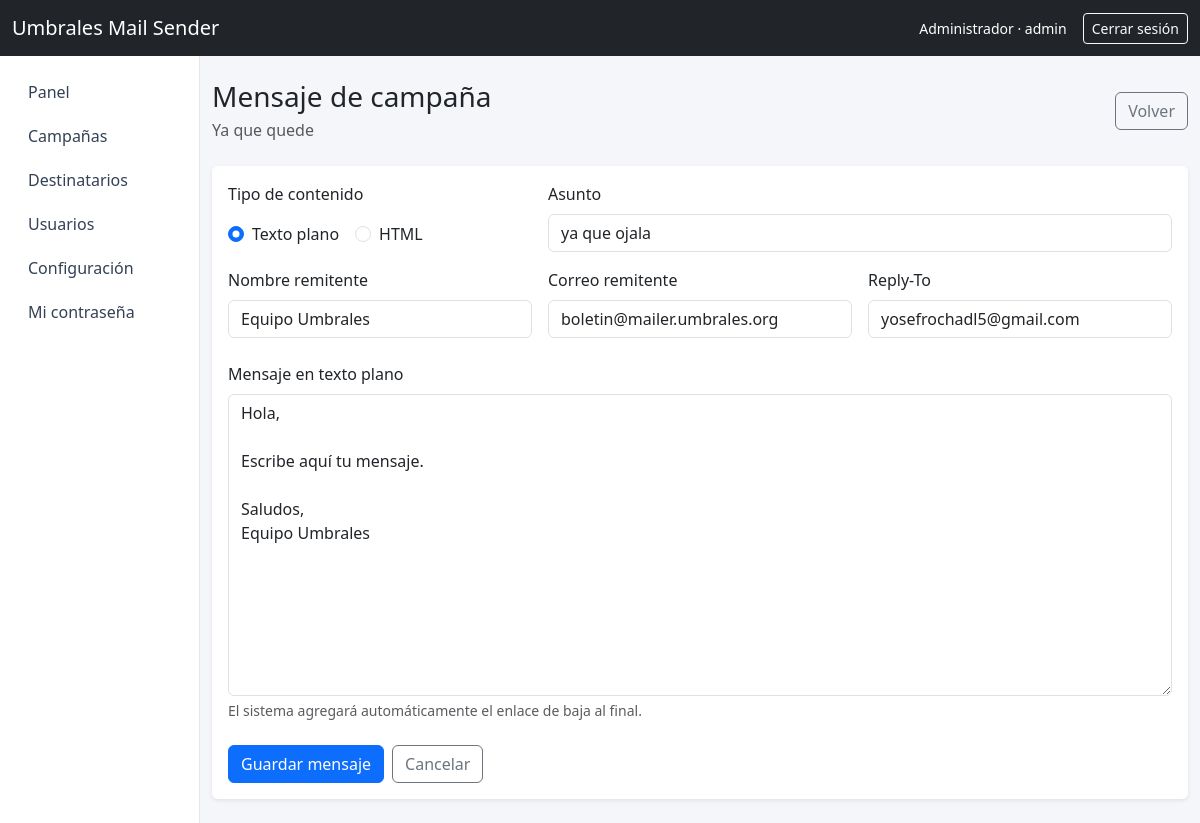
/campaigns/12/message (signed in), run on the app's committed database.
### tables this page shows
CREATE TABLE `campaigns` (
  `id` int(10) UNSIGNED NOT NULL,
  `name` varchar(180) NOT NULL,
  `description` text DEFAULT NULL,
  `content_mode` enum('text','html') NOT NULL DEFAULT 'text',
  `sequence_start_at` datetime DEFAULT NULL,
  `sequence_interval_days` int(11) NOT NULL DEFAULT 2,
  `sequence_total_steps` int(11) NOT NULL DEFAULT 10,
  `status` enum('draft','active','inactive','processing','paused','completed','failed','cancelled') NOT NULL DEFAULT 'draft',
  `created_by` int(10) UNSIGNED NOT NULL,
  `started_at` datetime DEFAULT NULL,
  `finished_at` datetime DEFAULT NULL,
  `created_at` datetime NOT NULL DEFAULT current_timestamp(),
  `updated_at` datetime NOT NULL DEFAULT current_timestamp() ON UPDATE current_timestamp()
);

CREATE TABLE `campaign_messages` (
  `id` int(10) UNSIGNED NOT NULL,
  `campaign_id` int(10) UNSIGNED NOT NULL,
  `subject` varchar(255) NOT NULL,
  `from_name` varchar(150) NOT NULL,
  `from_email` varchar(190) NOT NULL,
  `reply_to` varchar(190) DEFAULT NULL,
  `html_body` mediumtext NOT NULL,
  `text_body` mediumtext NOT NULL,
  `created_at` datetime NOT NULL DEFAULT current_timestamp(),
  `updated_at` datetime NOT NULL DEFAULT current_timestamp() ON UPDATE current_timestamp()
);

### app/views/campaigns/message.php (the view, shortened to what the rows shown need)
<div class="d-flex justify-content-between align-items-center mb-4">
    <div>
        <h1 class="h3 mb-1">Mensaje de campaña</h1>
        <p class="text-muted mb-0"><?= htmlspecialchars($campaign['name'], ENT_QUOTES, 'UTF-8') ?></p>
    </div>
    <a href="/campaigns/<?= (int) $campaign['id'] ?>" class="btn btn-outline-secondary">Volver</a>
</div>
<div class="card border-0 shadow-sm">
    <div class="card-body">
        <form method="post" action="/campaigns/<?= (int) $campaign['id'] ?>/message">
            <div class="row g-3 mb-4">
                <div class="col-md-4">
                    <label class="form-label">Tipo de contenido</label>
                    <div class="d-flex gap-3 mt-2">
                        <div class="form-check">
                            <input
                                class="form-check-input"
                                type="radio"
                                name="content_mode"
                                id="modeText"
                                value="text"
                                <?= (($campaign['content_mode'] ?? 'text') === 'text') ? 'checked' : '' ?>
                            >
                            <label class="form-check-label" for="modeText">Texto plano</label>
                        </div>
                        <div class="form-check">
                            <input
                                class="form-check-input"
                                type="radio"
                                name="content_mode"
                                id="modeHtml"
                                value="html"
                                <?= (($campaign['content_mode'] ?? '') === 'html') ? 'checked' : '' ?>
                            >
                            <label class="form-check-label" for="modeHtml">HTML</label>
                        </div>
                    </div>
                </div>
                <div class="col-md-8">
                    <label class="form-label">Asunto</label>
                    <input
                        type="text"
                        class="form-control"
                        name="subject"
                        value="<?= htmlspecialchars((string) ($message['subject'] ?? ''), ENT_QUOTES, 'UTF-8') ?>"
                        required
                    >
                </div>
                <div class="col-md-4">
                    <label class="form-label">Nombre remitente</label>
                    <input
                        type="text"
                        class="form-control"
                        name="from_name"
                        value="<?= htmlspecialchars((string) ($message['from_name'] ?? ($settings['ses_from_name'] ?? 'Equipo Umbrales')), ENT_QUOTES, 'UTF-8') ?>"
                    >
                </div>
                <div class="col-md-4">
                    <label class="form-label">Correo remitente</label>
                    <input
                        type="email"
                        class="form-control"
                        name="from_email"
                        value="<?= htmlspecialchars((string) ($message['from_email'] ?? ($settings['ses_from_email'] ?? '')), ENT_QUOTES, 'UTF-8') ?>"
                        required
                    >
                </div>
                <div class="col-md-4">
                    <label class="form-label">Reply-To</label>
                    <input
                        type="email"
                        class="form-control"
                        name="reply_to"
                        value="<?= htmlspecialchars((string) ($message['reply_to'] ?? ($settings['ses_reply_to'] ?? '')), ENT_QUOTES, 'UTF-8') ?>"
                    >
                </div>
            </div>
            <div class="text-mode-block mb-4">
                <label class="form-label">Mensaje en texto plano</label>
                <textarea class="form-control" name="text_body" rows="12"><?= htmlspecialchars((string) ($message['text_body'] ?? "Hola,\n\nEscribe aquí tu mensaje.\n\nSaludos,\nEquipo Umbrales"), ENT_QUOTES, 'UTF-8') ?></textarea>
                <div class="form-text">
                    El sistema agregará automáticamente el enlace de baja al final.
                </div>
            </div>
            <div class="d-flex gap-2">
                <button type="submit" class="btn btn-primary">Guardar mensaje</button>
                <a href="/campaigns/<?= (int) $campaign['id'] ?>" class="btn btn-outline-secondary">Cancelar</a>
            </div>
        </form>
    </div>
</div>

### core/Router.php (shortened to what the rows shown need)
<?php
final class Router
{
    private array $routes = [];
    private function add(string $method, string $pattern, array $action, array $middleware): void
    {
        $this->routes[] = compact('method', 'pattern', 'action', 'middleware');
    }
    public function dispatch(string $method, string $path): void
    {
        foreach ($this->routes as $route) {
            if ($route['method'] !== strtoupper($method)) {
                continue;
            }
            $params = $this->match($route['pattern'], $path);
            if ($params === null) {
                continue;
            }
            [$class, $action] = $route['action'];
            $controller = new $class();
            call_user_func_array([$controller, $action], array_values($params));
            return;
        }
    }
    private function match(string $pattern, string $path): ?array
    {
        $regex = preg_replace('#\{([a-zA-Z_][a-zA-Z0-9_]*)\}#', '(?P<$1>[^/]+)', $pattern);
        $regex = '#^' . $regex . '$#';
        if (!preg_match($regex, $path, $matches)) {
            return null;
        }
        $params = [];
        foreach ($matches as $key => $value) {
            if (!is_int($key)) {
                $params[$key] = $value;
            }
        }
        return $params;
    }
}

### data on the page
campaigns: name "Ya que quede"
campaign_messages: subject "ya que ojala", from_name "Equipo Umbrales", from_email "boletin@mailer.umbrales.org", reply_to "yosefrochadl5@gmail.com", text_body "Hola, Escribe aquí tu mensaje. Saludos, Equipo Umbrales"
